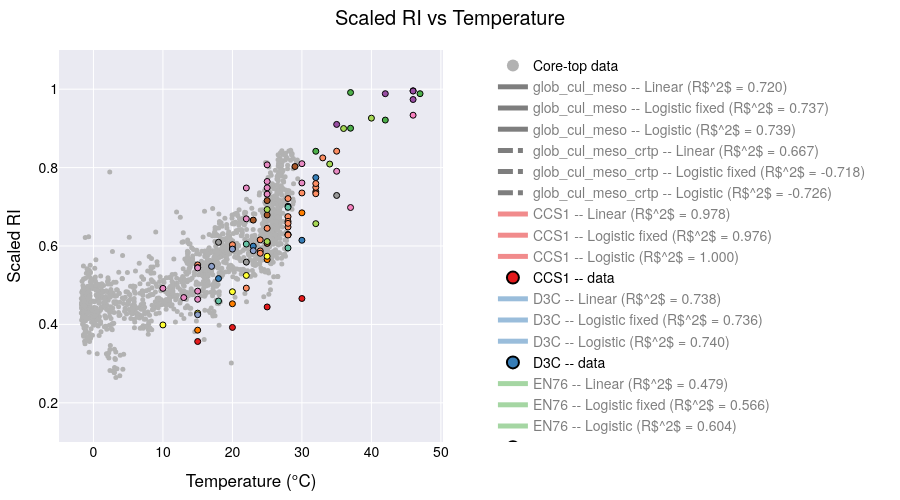

Notebook code cell kept with this figure:
### Code cell
# ─── prepare sample points ────────────────────────────────────────────────────
xx = np.linspace(-4, 50, 200)

# ─── filter & group your data ──────────────────────────────────────────────────
plot_data = culture_meso_df[culture_meso_df['Temperature'] < 50]
plot_data = plot_data.replace([np.inf, -np.inf], np.nan)  # replace inf with NaN
plot_data = plot_data.dropna(subset=['scaledRI', 'Temperature'])  # drop NaN rows

plot_coretop_data = coretop_df.dropna(subset=['t_sf2tc_avg', 'scaledRI_median']).reset_index(drop=True)

min_count = 2
groups = [g for g, df in plot_data.groupby('Strains_edited') if len(df) >= min_count]

# ─── build the figure with one trace per strain per model ─────────────────────
fig = go.Figure()

fig.add_trace(go.Scatter(
    x=plot_coretop_data['t_sf2tc_avg'],
    y=plot_coretop_data['scaledRI_median'],
    mode='markers',
    marker=dict(color='rgba(178,178,178,1.000)', size=5),
    name='Core-top data',
    showlegend=True   # you can allow toggling it via legend if you like
))
core_idx = 0  # index of this core-top trace

# ─── add global fits ────────────────────────────────────────────────
X_all = plot_data['Temperature'].values.reshape(-1,1)
y_all = plot_data['scaledRI'].values

# -- Linear fit --
ols_all = LinearRegression().fit(X_all, y_all)
y_lin_all = ols_all.predict(xx.reshape(-1,1))


# -- Logistic fixed upper --
p0f = [25, 0.1, 0.1]
bf = (0, [50,1,1])
popt_f_all, _ = curve_fit(logistic_fixed_upper, plot_data['Temperature'], plot_data['scaledRI'], p0=p0f, bounds=bf)
y_logif_all = logistic_fixed_upper(xx, *popt_f_all)
r2_logif_all = 1 - np.var(plot_data['scaledRI'] - logistic_fixed_upper(plot_data['Temperature'], *popt_f_all)) / np.var(plot_data['scaledRI'])

# -- Full logistic --
p0_all = [25,0.1,0.1,0.1]
bnd_all = (0, [50,1,1,1])
popt_all, _ = curve_fit(logistic, plot_data['Temperature'], plot_data['scaledRI'], p0=p0_all, bounds=bnd_all)
y_logi_all = logistic(xx, *popt_all)
r2_logi_all = 1 - np.var(plot_data['scaledRI'] - logistic(plot_data['Temperature'], *popt_all)) / np.var(plot_data['scaledRI'])

## add global fits to figure
for model, y, r2 in [
    ("Linear", y_lin_all, ols_all.score(X_all, y_all)),
    ("Logistic fixed", y_logif_all, r2_logif_all),
    ("Logistic", y_logi_all, r2_logi_all)
]:
    fig.add_trace(go.Scatter(
        x=xx, y=y,
        mode='lines',
        name=f"glob_cul_meso -- {model} (R$^{2}$ = {r2:.3f})",
        visible=True
    ))

### add X_all and y_all with coretop data and fit the glob_cul_meso_crtp
X_all_full = np.concatenate((plot_coretop_data['t_sf2tc_avg'].values.reshape(-1,1), plot_data['Temperature'].values.reshape(-1,1)))
y_all_full = np.concatenate((plot_coretop_data['scaledRI_median'].values, plot_data['scaledRI'].values))

# -- Linear fit --
ols_all_full = LinearRegression().fit(X_all_full, y_all_full)
y_lin_all_full = ols_all_full.predict(xx.reshape(-1,1))
# -- Logistic fixed upper --
p0f_full = [25, 0.1, 0.1]
bf_full = (0, [50,1,1])
popt_f_all_full, _ = curve_fit(logistic_fixed_upper, np.squeeze(X_all_full), y_all_full, p0=p0f_full, bounds=bf_full)
y_logif_all_full = logistic_fixed_upper(xx, *popt_f_all_full)
r2_logif_all_full = 1 - np.var(y_all_full - logistic_fixed_upper(X_all_full, *popt_f_all_full)) / np.var(y_all_full)
# -- Full logistic --
p0_all_full = [25,0.1,0.1,0.1]
bnd_all_full = (0, [50,1,1,1])
popt_all_full, _ = curve_fit(logistic, np.squeeze(X_all_full), y_all_full, p0=p0_all_full, bounds=bnd_all_full)
y_logi_all_full = logistic(xx, *popt_all_full)
r2_logi_all_full = 1 - np.var(y_all_full - logistic(X_all_full, *popt_all_full)) / np.var(y_all_full)
## add global fits to figure
for model, y, r2 in [
    ("Linear", y_lin_all_full, ols_all_full.score(X_all_full, y_all_full)),
    ("Logistic fixed", y_logif_all_full, r2_logif_all_full),
    ("Logistic", y_logi_all_full, r2_logi_all_full)
]:
    fig.add_trace(go.Scatter(
        x=xx, y=y,
        mode='lines',
        name=f"glob_cul_meso_crtp -- {model} (R$^{2}$ = {r2:.3f})",
        visible=True
    ))
    
# ─── add all your strain traces ───────────────────────────
for strain in groups:
    df = plot_data[plot_data['Strains_edited'] == strain]
    X = df['Temperature'].values.reshape(-1,1)
    y = df['scaledRI'].values
    
    # -- Linear fit --
    ols = LinearRegression().fit(X, y)
    y_lin = ols.predict(xx.reshape(-1,1))
    fig.add_trace(go.Scatter(
        x=xx, y=y_lin, 
        mode='lines',
        name=f"{strain} -- Linear (R$^{2}$ = {ols.score(X,y):.3f})",
        visible=(strain == groups[0])  # only first strain visible initially
    ))
    
    # -- Logistic fixed upper --
    p0f = [25, 0.1, 0.1]
    bf = (0, [50,1,1])
    popt_f, _ = curve_fit(logistic_fixed_upper, df['Temperature'], df['scaledRI'], p0=p0f, bounds=bf)
    y_logf = logistic_fixed_upper(xx, *popt_f)
    r2_f = 1 - np.var(df['scaledRI'] - logistic_fixed_upper(df['Temperature'], *popt_f)) / np.var(df['scaledRI'])
    fig.add_trace(go.Scatter(
        x=xx, y=y_logf,
        mode='lines',
        name=f"{strain} -- Logistic fixed (R$^{2}$ = {r2_f:.3f})",
        visible=False
    ))
    
    # -- Full logistic --
    p0 = [25,0.1,0.1,0.1]
    bnd = (0, [50,1,1,1])
    popt, _ = curve_fit(logistic, df['Temperature'], df['scaledRI'], p0=p0, bounds=bnd)
    y_log = logistic(xx, *popt)
    r2 = 1 - np.var(df['scaledRI'] - logistic(df['Temperature'], *popt)) / np.var(df['scaledRI'])
    fig.add_trace(go.Scatter(
        x=xx, y=y_log,
        mode='lines',
        name=f"{strain} -- Logistic (R$^{2}$ = {r2:.3f})",
        visible=False
    ))
    
    # -- Always-on scatter of raw data --
    fig.add_trace(go.Scatter(
        x=df['Temperature'], y=df['scaledRI'],
        mode='markers',
        marker=dict(size=6, line=dict(width=1, color='black')),
        name=f"{strain} -- data",
        visible=True
    ))
# build a mapping strain → color
palette1 = px.colors.qualitative.Set1
palette2 = px.colors.qualitative.Set2

# make one long list
all_colors = palette1 + palette2

# then map strains in order
strain_colors = {
    strain: all_colors[i % len(all_colors)]
    for i, strain in enumerate(groups)
}

# now loop through all traces
for trace in fig.data:
    # The “cultures + mesocosm only” global fit
    if trace.name.startswith("glob_cul_meso --"):
        trace.update(line=dict(
            color="black",   # pick any CSS name or hex code
            dash="solid",        # “solid”, “dash”, “dot”, “dashdot”, etc
            width=4              # thicker line
        ))

    # The “cultures + mesocosm + coretop” global fit
    elif trace.name.startswith("glob_cul_meso_crtp --"):
        trace.update(line=dict(
            color="black",
            dash="dashdot",
            width=3
        ))
        
    # skip the core-top (and any other truly global or background traces)
    elif trace.name == "Core-top data":
        continue

    # split off the strain name (everything before the “ – ”)
    strain = trace.name.split(" -- ")[0]

    # pick a color: if it’s one of our strains, use its palette color;
    # otherwise (e.g. “Global”) fall back to black or whatever you like
    col = strain_colors.get(strain, "black")

    # apply to both marker & line
    trace.update(
        marker=dict(color=col),
        line=dict(color=col)
    )



# Hide all line traces (fits) by default, leave markers visible
for trace in fig.data:
    if "lines" in trace.mode:
        trace.visible = "legendonly"
    else:
        trace.visible = True

# # Make “raw data” the initial visibility state:
# for tr in fig.data:
#     if tr.name == "Core-top data" or tr.name.endswith("-- data"):
#         tr.visible = True
#     else:
#         tr.visible = False
        


# reposition the model‐dropdown as a vertical nav bar on the left
fig.update_layout(

    autosize=False,     # turn off responsive “fill the container”
    width=900,          # fixed pixel width
    height=500,         # fixed pixel height
    margin=dict(l=40, r=40, t=50, b=40),

    title="Scaled RI vs Temperature",
    xaxis_title="Temperature (°C)",
    yaxis_title="Scaled RI",
    
    yaxis=dict(
        range=[0.1, 1.1],
        autorange=False    # turn off auto‐scaling
    ),

    # put the legend also on the left, so users can click each strain on/off
    legend=dict(
        traceorder="normal",
        orientation="v",
        x=1.13,      # just inside the left margin
        y=0.5,
        xanchor="left",
        yanchor="middle",
        itemsizing="constant"
    ),
    template='seaborn',
    font=dict(
        family="TeX Gyre Heros",
        size=14,
        color="black"
    ),
    
)

# lock X/Y so the units match (remove if you don’t want a 1:1 scale)
fig.update_xaxes(constrain='domain')            # keep the X‐axis from expanding

# set a default
# fig.update_layout(template="plotly_white")

fig.show()

# in your Python script / notebook:
fig.write_html(
  os.path.join(local_github_path, 'html_figures', 'scaledRI_vs_Temperature.html'),
  include_plotlyjs="cdn",   # pull Plotly.js from the CDN
  full_html=False           # only the <div>+<script>—no <html>/<body> wrapper
)

### Figure 1 — Plotly figure (JSON) as saved in the notebook; plotly's stock layout.template omitted (floating-point values rounded to 4 significant figures; data arrays with more than 128 entries replaced by an {"elided": "..."} marker saying what was removed)
{"data": [{"marker": {"color": "rgba(178,178,178,1.000)", "size": 5}, "mode": "markers", "name": "Core-top data", "showlegend": true, "type": "scatter", "visible": true, "x": {"elided": "1464 float values"}, "y": {"elided": "1464 float values"}}, {"line": {"color": "black", "dash": "solid", "width": 4}, "marker": {"color": "black"}, "mode": "lines", "name": "glob_cul_meso -- Linear (R$^2$ = 0.720)", "type": "scatter", "visible": "legendonly", "x": {"elided": "200 float values"}, "y": {"elided": "200 float values"}}, {"line": {"color": "black", "dash": "solid", "width": 4}, "marker": {"color": "black"}, "mode": "lines", "name": "glob_cul_meso -- Logistic fixed (R$^2$ = 0.737)", "type": "scatter", "visible": "legendonly", "x": {"elided": "200 float values"}, "y": {"elided": "200 float values"}}, {"line": {"color": "black", "dash": "solid", "width": 4}, "marker": {"color": "black"}, "mode": "lines", "name": "glob_cul_meso -- Logistic (R$^2$ = 0.739)", "type": "scatter", "visible": "legendonly", "x": {"elided": "200 float values"}, "y": {"elided": "200 float values"}}, {"line": {"color": "black", "dash": "dashdot", "width": 3}, "marker": {"color": "black"}, "mode": "lines", "name": "glob_cul_meso_crtp -- Linear (R$^2$ = 0.667)", "type": "scatter", "visible": "legendonly", "x": {"elided": "200 float values"}, "y": {"elided": "200 float values"}}, {"line": {"color": "black", "dash": "dashdot", "width": 3}, "marker": {"color": "black"}, "mode": "lines", "name": "glob_cul_meso_crtp -- Logistic fixed (R$^2$ = -0.718)", "type": "scatter", "visible": "legendonly", "x": {"elided": "200 float values"}, "y": {"elided": "200 float values"}}, {"line": {"color": "black", "dash": "dashdot", "width": 3}, "marker": {"color": "black"}, "mode": "lines", "name": "glob_cul_meso_crtp -- Logistic (R$^2$ = -0.726)", "type": "scatter", "visible": "legendonly", "x": {"elided": "200 float values"}, "y": {"elided": "200 float values"}}, {"line": {"color": "rgb(228,26,28)"}, "marker": {"color": "rgb(228,26,28)"}, "mode": "lines", "name": "CCS1 -- Linear (R$^2$ = 0.978)", "type": "scatter", "visible": "legendonly", "x": {"elided": "200 float values"}, "y": {"elided": "200 float values"}}, {"line": {"color": "rgb(228,26,28)"}, "marker": {"color": "rgb(228,26,28)"}, "mode": "lines", "name": "CCS1 -- Logistic fixed (R$^2$ = 0.976)", "type": "scatter", "visible": "legendonly", "x": {"elided": "200 float values"}, "y": {"elided": "200 float values"}}, {"line": {"color": "rgb(228,26,28)"}, "marker": {"color": "rgb(228,26,28)"}, "mode": "lines", "name": "CCS1 -- Logistic (R$^2$ = 1.000)", "type": "scatter", "visible": "legendonly", "x": {"elided": "200 float values"}, "y": {"elided": "200 float values"}}, {"line": {"color": "rgb(228,26,28)"}, "marker": {"color": "rgb(228,26,28)", "line": {"color": "black", "width": 1}, "size": 6}, "mode": "markers", "name": "CCS1 -- data", "type": "scatter", "visible": true, "x": [15, 20, 25, 30], "y": [0.3564, 0.3923, 0.4445, 0.4661]}, {"line": {"color": "rgb(55,126,184)"}, "marker": {"color": "rgb(55,126,184)"}, "mode": "lines", "name": "D3C -- Linear (R$^2$ = 0.738)", "type": "scatter", "visible": "legendonly", "x": {"elided": "200 float values"}, "y": {"elided": "200 float values"}}, {"line": {"color": "rgb(55,126,184)"}, "marker": {"color": "rgb(55,126,184)"}, "mode": "lines", "name": "D3C -- Logistic fixed (R$^2$ = 0.736)", "type": "scatter", "visible": "legendonly", "x": {"elided": "200 float values"}, "y": {"elided": "200 float values"}}, {"line": {"color": "rgb(55,126,184)"}, "marker": {"color": "rgb(55,126,184)"}, "mode": "lines", "name": "D3C -- Logistic (R$^2$ = 0.740)", "type": "scatter", "visible": "legendonly", "x": {"elided": "200 float values"}, "y": {"elided": "200 float values"}}, {"line": {"color": "rgb(55,126,184)"}, "marker": {"color": "rgb(55,126,184)", "line": {"color": "black", "width": 1}, "size": 6}, "mode": "markers", "name": "D3C -- data", "type": "scatter", "visible": true, "x": [30, 18, 23, 28, 32], "y": [0.6146, 0.517, 0.5995, 0.7015, 0.7745]}, {"line": {"color": "rgb(77,175,74)"}, "marker": {"color": "rgb(77,175,74)"}, "mode": "lines", "name": "EN76 -- Linear (R$^2$ = 0.479)", "type": "scatter", "visible": "legendonly", "x": {"elided": "200 float values"}, "y": {"elided": "200 float values"}}, {"line": {"color": "rgb(77,175,74)"}, "marker": {"color": "rgb(77,175,74)"}, "mode": "lines", "name": "EN76 -- Logistic fixed (R$^2$ = 0.566)", "type": "scatter", "visible": "legendonly", "x": {"elided": "200 float values"}, "y": {"elided": "200 float values"}}, {"line": {"color": "rgb(77,175,74)"}, "marker": {"color": "rgb(77,175,74)"}, "mode": "lines", "name": "EN76 -- Logistic (R$^2$ = 0.604)", "type": "scatter", "visible": "legendonly", "x": {"elided": "200 float values"}, "y": {"elided": "200 float values"}}, {"line": {"color": "rgb(77,175,74)"}, "marker": {"color": "rgb(77,175,74)", "line": {"color": "black", "width": 1}, "size": 6}, "mode": "markers", "name": "EN76 -- data", "type": "scatter", "visible": true, "x": [37, 32, 37, 42, 47], "y": [0.9915, 0.8416, 0.9005, 0.9212, 0.9886]}, {"line": {"color": "rgb(152,78,163)"}, "marker": {"color": "rgb(152,78,163)"}, "mode": "lines", "name": "Ga9.2 -- Linear (R$^2$ = 0.814)", "type": "scatter", "visible": "legendonly", "x": {"elided": "200 float values"}, "y": {"elided": "200 float values"}}, {"line": {"color": "rgb(152,78,163)"}, "marker": {"color": "rgb(152,78,163)"}, "mode": "lines", "name": "Ga9.2 -- Logistic fixed (R$^2$ = 0.919)", "type": "scatter", "visible": "legendonly", "x": {"elided": "200 float values"}, "y": {"elided": "200 float values"}}, {"line": {"color": "rgb(152,78,163)"}, "marker": {"color": "rgb(152,78,163)"}, "mode": "lines", "name": "Ga9.2 -- Logistic (R$^2$ = 0.938)", "type": "scatter", "visible": "legendonly", "x": {"elided": "200 float values"}, "y": {"elided": "200 float values"}}, {"line": {"color": "rgb(152,78,163)"}, "marker": {"color": "rgb(152,78,163)", "line": {"color": "black", "width": 1}, "size": 6}, "mode": "markers", "name": "Ga9.2 -- data", "type": "scatter", "visible": true, "x": [35, 46, 46, 42, 46], "y": [0.9102, 0.9737, 0.996, 0.9885, 0.9952]}, {"line": {"color": "rgb(255,127,0)"}, "marker": {"color": "rgb(255,127,0)"}, "mode": "lines", "name": "HCA1 -- Linear (R$^2$ = 0.986)", "type": "scatter", "visible": "legendonly", "x": {"elided": "200 float values"}, "y": {"elided": "200 float values"}}, {"line": {"color": "rgb(255,127,0)"}, "marker": {"color": "rgb(255,127,0)"}, "mode": "lines", "name": "HCA1 -- Logistic fixed (R$^2$ = 0.999)", "type": "scatter", "visible": "legendonly", "x": {"elided": "200 float values"}, "y": {"elided": "200 float values"}}, {"line": {"color": "rgb(255,127,0)"}, "marker": {"color": "rgb(255,127,0)"}, "mode": "lines", "name": "HCA1 -- Logistic (R$^2$ = 1.000)", "type": "scatter", "visible": "legendonly", "x": {"elided": "200 float values"}, "y": {"elided": "200 float values"}}, {"line": {"color": "rgb(255,127,0)"}, "marker": {"color": "rgb(255,127,0)", "line": {"color": "black", "width": 1}, "size": 6}, "mode": "markers", "name": "HCA1 -- data", "type": "scatter", "visible": true, "x": [15, 20, 25, 30], "y": [0.3853, 0.4526, 0.5653, 0.6846]}, {"line": {"color": "rgb(255,255,51)"}, "marker": {"color": "rgb(255,255,51)"}, "mode": "lines", "name": "HCE1 -- Linear (R$^2$ = 0.954)", "type": "scatter", "visible": "legendonly", "x": {"elided": "200 float values"}, "y": {"elided": "200 float values"}}, {"line": {"color": "rgb(255,255,51)"}, "marker": {"color": "rgb(255,255,51)"}, "mode": "lines", "name": "HCE1 -- Logistic fixed (R$^2$ = 0.997)", "type": "scatter", "visible": "legendonly", "x": {"elided": "200 float values"}, "y": {"elided": "200 float values"}}, {"line": {"color": "rgb(255,255,51)"}, "marker": {"color": "rgb(255,255,51)"}, "mode": "lines", "name": "HCE1 -- Logistic (R$^2$ = 0.998)", "type": "scatter", "visible": "legendonly", "x": {"elided": "200 float values"}, "y": {"elided": "200 float values"}}, {"line": {"color": "rgb(255,255,51)"}, "marker": {"color": "rgb(255,255,51)", "line": {"color": "black", "width": 1}, "size": 6}, "mode": "markers", "name": "HCE1 -- data", "type": "scatter", "visible": true, "x": [10, 15, 20, 22, 25], "y": [0.3986, 0.4287, 0.4833, 0.5249, 0.5738]}, {"line": {"color": "rgb(166,86,40)"}, "marker": {"color": "rgb(166,86,40)"}, "mode": "lines", "name": "MY1T -- Linear (R$^2$ = 0.595)", "type": "scatter", "visible": "legendonly", "x": {"elided": "200 float values"}, "y": {"elided": "200 float values"}}, {"line": {"color": "rgb(166,86,40)"}, "marker": {"color": "rgb(166,86,40)"}, "mode": "lines", "name": "MY1T -- Logistic fixed (R$^2$ = 0.608)", "type": "scatter", "visible": "legendonly", "x": {"elided": "200 float values"}, "y": {"elided": "200 float values"}}, {"line": {"color": "rgb(166,86,40)"}, "marker": {"color": "rgb(166,86,40)"}, "mode": "lines", "name": "MY1T -- Logistic (R$^2$ = 0.671)", "type": "scatter", "visible": "legendonly", "x": {"elided": "200 float values"}, "y": {"elided": "200 float values"}}, {"line": {"color": "rgb(166,86,40)"}, "marker": {"color": "rgb(166,86,40)", "line": {"color": "black", "width": 1}, "size": 6}, "mode": "markers", "name": "MY1T -- data", "type": "scatter", "visible": true, "x": [25, 25, 20, 23, 25, 29, 32], "y": [0.6068, 0.6791, 0.5948, 0.6661, 0.7158, 0.8028, 0.7381]}, {"line": {"color": "rgb(247,129,191)"}, "marker": {"color": "rgb(247,129,191)"}, "mode": "lines", "name": "N4 -- Linear (R$^2$ = 1.000)", "type": "scatter", "visible": "legendonly", "x": {"elided": "200 float values"}, "y": {"elided": "200 float values"}}, {"line": {"color": "rgb(247,129,191)"}, "marker": {"color": "rgb(247,129,191)"}, "mode": "lines", "name": "N4 -- Logistic fixed (R$^2$ = 1.000)", "type": "scatter", "visible": "legendonly", "x": {"elided": "200 float values"}, "y": {"elided": "200 float values"}}, {"line": {"color": "rgb(247,129,191)"}, "marker": {"color": "rgb(247,129,191)"}, "mode": "lines", "name": "N4 -- Logistic (R$^2$ = 1.000)", "type": "scatter", "visible": "legendonly", "x": {"elided": "200 float values"}, "y": {"elided": "200 float values"}}, {"line": {"color": "rgb(247,129,191)"}, "marker": {"color": "rgb(247,129,191)", "line": {"color": "black", "width": 1}, "size": 6}, "mode": "markers", "name": "N4 -- data", "type": "scatter", "visible": true, "x": [37, 46], "y": [0.6981, 0.9337]}, {"line": {"color": "rgb(153,153,153)"}, "marker": {"color": "rgb(153,153,153)"}, "mode": "lines", "name": "NAOA2 -- Linear (R$^2$ = 0.692)", "type": "scatter", "visible": "legendonly", "x": {"elided": "200 float values"}, "y": {"elided": "200 float values"}}, {"line": {"color": "rgb(153,153,153)"}, "marker": {"color": "rgb(153,153,153)"}, "mode": "lines", "name": "NAOA2 -- Logistic fixed (R$^2$ = 0.884)", "type": "scatter", "visible": "legendonly", "x": {"elided": "200 float values"}, "y": {"elided": "200 float values"}}, {"line": {"color": "rgb(153,153,153)"}, "marker": {"color": "rgb(153,153,153)"}, "mode": "lines", "name": "NAOA2 -- Logistic (R$^2$ = 0.916)", "type": "scatter", "visible": "legendonly", "x": {"elided": "200 float values"}, "y": {"elided": "200 float values"}}, {"line": {"color": "rgb(153,153,153)"}, "marker": {"color": "rgb(153,153,153)", "line": {"color": "black", "width": 1}, "size": 6}, "mode": "markers", "name": "NAOA2 -- data", "type": "scatter", "visible": true, "x": [18, 22, 28, 35, 28], "y": [0.6094, 0.5589, 0.6294, 0.7289, 0.6288]}, {"line": {"color": "rgb(102,194,165)"}, "marker": {"color": "rgb(102,194,165)"}, "mode": "lines", "name": "NAOA6 -- Linear (R$^2$ = 0.696)", "type": "scatter", "visible": "legendonly", "x": {"elided": "200 float values"}, "y": {"elided": "200 float values"}}, {"line": {"color": "rgb(102,194,165)"}, "marker": {"color": "rgb(102,194,165)"}, "mode": "lines", "name": "NAOA6 -- Logistic fixed (R$^2$ = 0.703)", "type": "scatter", "visible": "legendonly", "x": {"elided": "200 float values"}, "y": {"elided": "200 float values"}}, {"line": {"color": "rgb(102,194,165)"}, "marker": {"color": "rgb(102,194,165)"}, "mode": "lines", "name": "NAOA6 -- Logistic (R$^2$ = 0.814)", "type": "scatter", "visible": "legendonly", "x": {"elided": "200 float values"}, "y": {"elided": "200 float values"}}, {"line": {"color": "rgb(102,194,165)"}, "marker": {"color": "rgb(102,194,165)", "line": {"color": "black", "width": 1}, "size": 6}, "mode": "markers", "name": "NAOA6 -- data", "type": "scatter", "visible": true, "x": [18, 22, 28, 28], "y": [0.4598, 0.6049, 0.6988, 0.595]}, {"line": {"color": "rgb(252,141,98)"}, "marker": {"color": "rgb(252,141,98)"}, "mode": "lines", "name": "SCM1 -- Linear (R$^2$ = 0.779)", "type": "scatter", "visible": "legendonly", "x": {"elided": "200 float values"}, "y": {"elided": "200 float values"}}, {"line": {"color": "rgb(252,141,98)"}, "marker": {"color": "rgb(252,141,98)"}, "mode": "lines", "name": "SCM1 -- Logistic fixed (R$^2$ = 0.879)", "type": "scatter", "visible": "legendonly", "x": {"elided": "200 float values"}, "y": {"elided": "200 float values"}}, {"line": {"color": "rgb(252,141,98)"}, "marker": {"color": "rgb(252,141,98)"}, "mode": "lines", "name": "SCM1 -- Logistic (R$^2$ = 0.879)", "type": "scatter", "visible": "legendonly", "x": {"elided": "200 float values"}, "y": {"elided": "200 float values"}}, {"line": {"color": "rgb(252,141,98)"}, "marker": {"color": "rgb(252,141,98)", "line": {"color": "black", "width": 1}, "size": 6}, "mode": "markers", "name": "SCM1 -- data", "type": "scatter", "visible": true, "x": [22, 25, 28, 28, 15, 20, 25, 30, 33, 35, 28, 24, 24, 24, 28, 28, 28, 32, 32, 32], "y": [0.4926, 0.6071, 0.6279, 0.6484, 0.5518, 0.6032, 0.6452, 0.7353, 0.8248, 0.8418, 0.721, 0.5875, 0.6157, 0.5815, 0.6749, 0.6629, 0.6577, 0.7496, 0.7593, 0.7333]}, {"line": {"color": "rgb(141,160,203)"}, "marker": {"color": "rgb(141,160,203)"}, "mode": "lines", "name": "SPOT1 -- Linear (R$^2$ = 0.700)", "type": "scatter", "visible": "legendonly", "x": {"elided": "200 float values"}, "y": {"elided": "200 float values"}}, {"line": {"color": "rgb(141,160,203)"}, "marker": {"color": "rgb(141,160,203)"}, "mode": "lines", "name": "SPOT1 -- Logistic fixed (R$^2$ = 0.706)", "type": "scatter", "visible": "legendonly", "x": {"elided": "200 float values"}, "y": {"elided": "200 float values"}}, {"line": {"color": "rgb(141,160,203)"}, "marker": {"color": "rgb(141,160,203)"}, "mode": "lines", "name": "SPOT1 -- Logistic (R$^2$ = 0.999)", "type": "scatter", "visible": "legendonly", "x": {"elided": "200 float values"}, "y": {"elided": "200 float values"}}, {"line": {"color": "rgb(141,160,203)"}, "marker": {"color": "rgb(141,160,203)", "line": {"color": "black", "width": 1}, "size": 6}, "mode": "markers", "name": "SPOT1 -- data", "type": "scatter", "visible": true, "x": [15, 17, 20, 23], "y": [0.4247, 0.5481, 0.5921, 0.588]}, {"line": {"color": "rgb(231,138,195)"}, "marker": {"color": "rgb(231,138,195)"}, "mode": "lines", "name": "mesocosm - North Sea -- Linear (R$^2$ = 0.837)", "type": "scatter", "visible": "legendonly", "x": {"elided": "200 float values"}, "y": {"elided": "200 float values"}}, {"line": {"color": "rgb(231,138,195)"}, "marker": {"color": "rgb(231,138,195)"}, "mode": "lines", "name": "mesocosm - North Sea -- Logistic fixed (R$^2$ = 0.878)", "type": "scatter", "visible": "legendonly", "x": {"elided": "200 float values"}, "y": {"elided": "200 float values"}}, {"line": {"color": "rgb(231,138,195)"}, "marker": {"color": "rgb(231,138,195)"}, "mode": "lines", "name": "mesocosm - North Sea -- Logistic (R$^2$ = 0.950)", "type": "scatter", "visible": "legendonly", "x": {"elided": "200 float values"}, "y": {"elided": "200 float values"}}, {"line": {"color": "rgb(231,138,195)"}, "marker": {"color": "rgb(231,138,195)", "line": {"color": "black", "width": 1}, "size": 6}, "mode": "markers", "name": "mesocosm - North Sea -- data", "type": "scatter", "visible": true, "x": [10, 15, 15, 22, 25, 25, 30, 35, 13, 15, 15, 22, 25, 25, 30], "y": [0.4919, 0.4848, 0.4641, 0.748, 0.7646, 0.807, 0.7608, 0.7907, 0.4685, 0.5451, 0.5441, 0.6693, 0.7485, 0.7323, 0.8099]}, {"line": {"color": "rgb(166,216,84)"}, "marker": {"color": "rgb(166,216,84)"}, "mode": "lines", "name": "mesocosm - Seychelles -- Linear (R$^2$ = 0.776)", "type": "scatter", "visible": "legendonly", "x": {"elided": "200 float values"}, "y": {"elided": "200 float values"}}, {"line": {"color": "rgb(166,216,84)"}, "marker": {"color": "rgb(166,216,84)"}, "mode": "lines", "name": "mesocosm - Seychelles -- Logistic fixed (R$^2$ = 0.894)", "type": "scatter", "visible": "legendonly", "x": {"elided": "200 float values"}, "y": {"elided": "200 float values"}}, {"line": {"color": "rgb(166,216,84)"}, "marker": {"color": "rgb(166,216,84)"}, "mode": "lines", "name": "mesocosm - Seychelles -- Logistic (R$^2$ = 0.950)", "type": "scatter", "visible": "legendonly", "x": {"elided": "200 float values"}, "y": {"elided": "200 float values"}}, {"line": {"color": "rgb(166,216,84)"}, "marker": {"color": "rgb(166,216,84)", "line": {"color": "black", "width": 1}, "size": 6}, "mode": "markers", "name": "mesocosm - Seychelles -- data", "type": "scatter", "visible": true, "x": [25, 25, 32, 34, 36, 40], "y": [0.6113, 0.6931, 0.657, 0.809, 0.8997, 0.9262]}], "layout": {"autosize": false, "font": {"color": "black", "family": "TeX Gyre Heros", "size": 14}, "height": 500, "legend": {"itemsizing": "constant", "orientation": "v", "traceorder": "normal", "x": 1.13, "xanchor": "left", "y": 0.5, "yanchor": "middle"}, "margin": {"b": 40, "l": 40, "r": 40, "t": 50}, "title": {"text": "Scaled RI vs Temperature"}, "width": 900, "xaxis": {"constrain": "domain", "title": {"text": "Temperature (°C)"}}, "yaxis": {"autorange": false, "range": [0.1, 1.1], "title": {"text": "Scaled RI"}}}}
